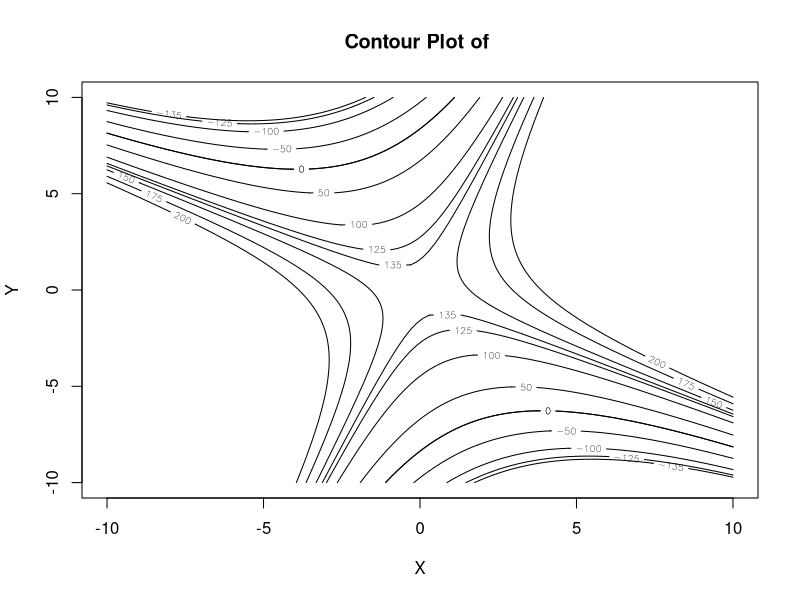

Here is the R script that generated this plot:
x<-seq(-10,10,length=100)
y<-seq(-10,10,length=100)
z<-outer(x,y,function(x,y) 140+(4*x^2)-(2*y^2)+(5*x*y) )
contour(x,y,z,levels=c(0,50, 100, 125, 135, 150, 175, 200), xlab="X", ylab="Y", main="Contour Plot of ")
contour(x,y,z,levels=c(0,-50, -100, -125, -135), add=TRUE)


